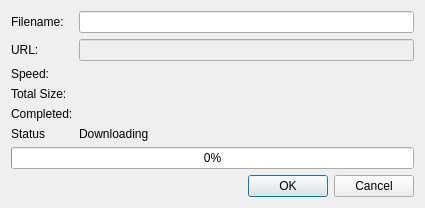
<?xml version="1.0" encoding="UTF-8"?>
<ui version="4.0">
 <class>Dialog</class>
 <widget class="QDialog" name="Dialog">
  <property name="geometry">
   <rect>
    <x>0</x>
    <y>0</y>
    <width>425</width>
    <height>208</height>
   </rect>
  </property>
  <property name="windowTitle">
   <string>Edit Download</string>
  </property>
  <layout class="QFormLayout" name="formLayout">
   <item row="0" column="0">
    <widget class="QLabel" name="filenameLabel">
     <property name="text">
      <string>Filename:</string>
     </property>
    </widget>
   </item>
   <item row="0" column="1">
    <widget class="QLineEdit" name="filenameLineEdit"/>
   </item>
   <item row="1" column="0">
    <widget class="QLabel" name="uRLLabel">
     <property name="text">
      <string>URL:</string>
     </property>
    </widget>
   </item>
   <item row="1" column="1">
    <widget class="QLineEdit" name="uRLLineEdit">
     <property name="enabled">
      <bool>false</bool>
     </property>
     <property name="text">
      <string/>
     </property>
    </widget>
   </item>
   <item row="2" column="0">
    <widget class="QLabel" name="speedLabel">
     <property name="text">
      <string>Speed:</string>
     </property>
    </widget>
   </item>
   <item row="2" column="1">
    <widget class="QLabel" name="speed">
     <property name="text">
      <string/>
     </property>
    </widget>
   </item>
   <item row="3" column="0">
    <widget class="QLabel" name="totalSizeLabel">
     <property name="text">
      <string>Total Size:</string>
     </property>
    </widget>
   </item>
   <item row="3" column="1">
    <widget class="QLabel" name="total">
     <property name="text">
      <string/>
     </property>
    </widget>
   </item>
   <item row="5" column="0">
    <widget class="QLabel" name="completedLabel">
     <property name="text">
      <string>Completed:</string>
     </property>
    </widget>
   </item>
   <item row="5" column="1">
    <widget class="QLabel" name="completed">
     <property name="text">
      <string/>
     </property>
    </widget>
   </item>
   <item row="6" column="0">
    <widget class="QLabel" name="statusLabel">
     <property name="text">
      <string>Status</string>
     </property>
    </widget>
   </item>
   <item row="6" column="1">
    <widget class="QLabel" name="Status">
     <property name="text">
      <string>Downloading</string>
     </property>
    </widget>
   </item>
   <item row="8" column="0" colspan="2">
    <widget class="QProgressBar" name="progressBar">
     <property name="value">
      <number>0</number>
     </property>
     <property name="format">
      <string>%p%</string>
     </property>
    </widget>
   </item>
   <item row="9" column="0" colspan="2">
    <widget class="QDialogButtonBox" name="buttonBox">
     <property name="standardButtons">
      <set>QDialogButtonBox::Cancel|QDialogButtonBox::Ok</set>
     </property>
    </widget>
   </item>
  </layout>
 </widget>
 <resources/>
 <connections/>
</ui>
